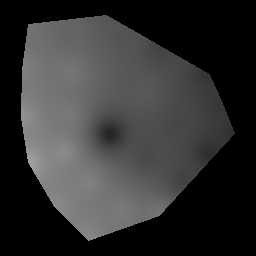
#> input picture regional_heightmap_pred_absolute.png, 256 x 256 px
$ python build_full_face_prototype.py
#> lines starting #> are read from the running program, lines starting #| are printed output that depends on the picture; after the words box and inside, x2 and y2 are one past the last pixel; in counts of white or black regions, pixels touching at a corner belong together
from __future__ import annotations

import argparse
import json
from pathlib import Path

import cv2
import numpy as np


DEFAULT_LAYOUT = {
    "canvas_size": [1024, 1024],
    "background_value": 0,
    "face_oval": {
        "center_xy_norm": [0.50, 0.50],
        "axes_xy_norm": [0.28, 0.38],
        "rotation_deg": 0.0,
        "fill_value": 255
    },
    "cheek_patch": {
        "center_xy_norm": [0.34, 0.56],
        "size_xy_norm": [0.22, 0.24],
        "rotation_deg": -8.0,
        "feather_px": 18
    }
}


def load_or_create_layout(layout_path: Path | None, output_dir: Path) -> tuple[dict, Path]:
    if layout_path is not None and layout_path.exists():
        return json.loads(layout_path.read_text(encoding="utf-8")), layout_path
    final_path = layout_path if layout_path is not None else (output_dir / "full_face_prototype_layout.json")
    if not final_path.exists():
        final_path.write_text(json.dumps(DEFAULT_LAYOUT, indent=2), encoding="utf-8")
    return json.loads(final_path.read_text(encoding="utf-8")), final_path


def make_face_mask(canvas_h: int, canvas_w: int, layout: dict) -> np.ndarray:
    mask = np.zeros((canvas_h, canvas_w), dtype=np.uint8)
    oval = layout["face_oval"]
    cx = int(round(oval["center_xy_norm"][0] * canvas_w))
    cy = int(round(oval["center_xy_norm"][1] * canvas_h))
    ax = int(round(oval["axes_xy_norm"][0] * canvas_w))
    ay = int(round(oval["axes_xy_norm"][1] * canvas_h))
    rot = float(oval["rotation_deg"])
    cv2.ellipse(mask, (cx, cy), (ax, ay), rot, 0, 360, 255, -1, lineType=cv2.LINE_AA)
    return mask


def resize_and_rotate_patch(patch: np.ndarray, target_w: int, target_h: int, rotation_deg: float) -> np.ndarray:
    resized = cv2.resize(patch, (target_w, target_h), interpolation=cv2.INTER_CUBIC)
    center = (target_w / 2.0, target_h / 2.0)
    m = cv2.getRotationMatrix2D(center, rotation_deg, 1.0)
    rotated = cv2.warpAffine(
        resized,
        m,
        (target_w, target_h),
        flags=cv2.INTER_CUBIC,
        borderMode=cv2.BORDER_CONSTANT,
        borderValue=0,
    )
    return rotated


def build_patch_alpha(rotated_patch: np.ndarray, feather_px: int) -> np.ndarray:
    alpha = np.zeros_like(rotated_patch, dtype=np.uint8)
    alpha[rotated_patch > 0] = 255
    if feather_px > 0:
        k = feather_px * 2 + 1
        alpha = cv2.GaussianBlur(alpha, (k, k), 0)
    return alpha.astype(np.float32) / 255.0


def paste_patch(canvas: np.ndarray, face_mask: np.ndarray, patch: np.ndarray, alpha: np.ndarray, x0: int, y0: int) -> np.ndarray:
    out = canvas.copy()
    h, w = patch.shape
    x1 = x0 + w
    y1 = y0 + h

    if x0 < 0 or y0 < 0 or x1 > canvas.shape[1] or y1 > canvas.shape[0]:
        raise ValueError("Cheek patch placement goes outside the canvas. Adjust the layout JSON.")

    roi = out[y0:y1, x0:x1].astype(np.float32)
    face_roi = (face_mask[y0:y1, x0:x1] > 0).astype(np.float32)
    final_alpha = alpha * face_roi

    patch_f = patch.astype(np.float32)
    blended = roi * (1.0 - final_alpha) + patch_f * final_alpha
    out[y0:y1, x0:x1] = np.clip(blended, 0, 255).astype(np.uint8)
    return out


def make_debug_overlay(face_img: np.ndarray, face_mask: np.ndarray, box_xyxy: tuple[int, int, int, int]) -> np.ndarray:
    debug = cv2.cvtColor(face_img, cv2.COLOR_GRAY2BGR)
    debug[face_mask == 0] = (0, 0, 0)
    x0, y0, x1, y1 = box_xyxy
    cv2.rectangle(debug, (x0, y0), (x1, y1), (0, 255, 255), 2)
    cv2.putText(
        debug,
        "Cheek patch box (anatomical right cheek)",
        (max(10, x0 - 20), max(25, y0 - 12)),
        cv2.FONT_HERSHEY_SIMPLEX,
        0.55,
        (0, 255, 255),
        2,
        cv2.LINE_AA,
    )
    return debug


def main() -> None:
    parser = argparse.ArgumentParser(
        description="Build a simple full-face prototype image by placing a cheek height map onto an anatomical-right-cheek face canvas."
    )
    parser.add_argument(
        "--source",
        type=Path,
        default=Path("regional_heightmap_pred_absolute.png"),
        help="Cheek source PNG to place onto the full-face prototype.",
    )
    parser.add_argument(
        "--output-dir",
        type=Path,
        default=Path("full_face_prototype"),
        help="Folder to save the prototype outputs.",
    )
    parser.add_argument(
        "--layout",
        type=Path,
        default=None,
        help="Optional JSON layout config. If omitted, a default layout JSON is created.",
    )
    args = parser.parse_args()

    if not args.source.exists():
        raise FileNotFoundError(f"Source cheek map not found: {args.source}")

    output_dir = args.output_dir
    output_dir.mkdir(parents=True, exist_ok=True)

    layout, layout_path = load_or_create_layout(args.layout, output_dir)
#> (reads full_face_prototype/full_face_prototype_layout.json from the repository)

    cheek_img = cv2.imread(str(args.source), cv2.IMREAD_GRAYSCALE)
#> cheek_img is the input picture: shape (256, 256); min 0, max 160, mean 49.7
    if cheek_img is None:
        raise RuntimeError(f"Could not read cheek source image: {args.source}")

    canvas_w, canvas_h = layout["canvas_size"]
    canvas = np.full((canvas_h, canvas_w), int(layout["background_value"]), dtype=np.uint8)

    face_mask = make_face_mask(canvas_h, canvas_w, layout)
    face_fill = int(layout["face_oval"]["fill_value"])
    canvas[face_mask > 0] = face_fill

    cheek_cfg = layout["cheek_patch"]
    patch_w = int(round(cheek_cfg["size_xy_norm"][0] * canvas_w))
    patch_h = int(round(cheek_cfg["size_xy_norm"][1] * canvas_h))
    rotation_deg = float(cheek_cfg["rotation_deg"])
    feather_px = int(cheek_cfg["feather_px"])

    rotated_patch = resize_and_rotate_patch(cheek_img, patch_w, patch_h, rotation_deg)
#> in resize_and_rotate_patch, `rotated = cv2.warpAffine( resized, m, (target_w, target_h), flags=cv2...`:
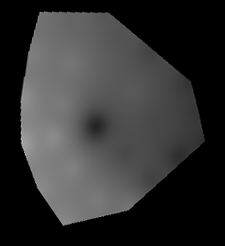
#> rotated: shape (246, 225); min 0, max 193, mean 49.8
    alpha = build_patch_alpha(rotated_patch, feather_px)
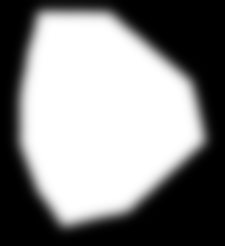
#> alpha: shape (246, 225) float32; min 0, max 1, mean 0.525

    cx = int(round(cheek_cfg["center_xy_norm"][0] * canvas_w))
    cy = int(round(cheek_cfg["center_xy_norm"][1] * canvas_h))
    x0 = cx - patch_w // 2
    y0 = cy - patch_h // 2
    x1 = x0 + patch_w
    y1 = y0 + patch_h

    prototype = paste_patch(canvas, face_mask, rotated_patch, alpha, x0, y0)
#> in paste_patch, `out = canvas.copy()`:
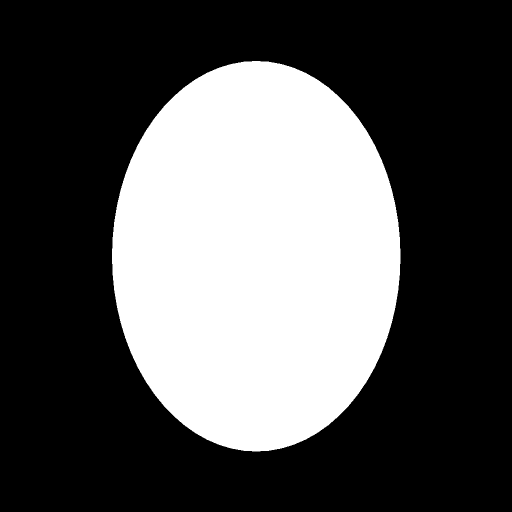
#> out: shape (1024, 1024) (shown at 1/2 size); 33.7% white; 1 white region, box (x1, y1, x2, y2) and area: (224, 122, 801, 903) 353207
#> in paste_patch, `roi = out[y0:y1, x0:x1].astype(np.float32)`:
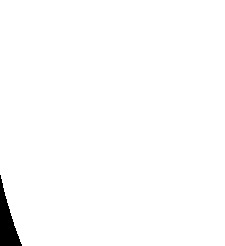
#> roi: shape (246, 225) float32; 98.7% white; 1 black region, box (x1, y1, x2, y2) and area: (0, 175, 22, 246) 732
#> in paste_patch, `blended = roi * (1.0 - final_alpha) + patch_f * final_alpha`:
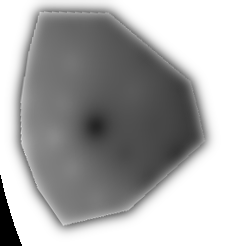
#> blended: shape (246, 225) float32; min 0, max 255, mean 165.2
#> in paste_patch, `out[y0:y1, x0:x1] = np.clip(blended, 0, 255).astype(np.uint8)`:
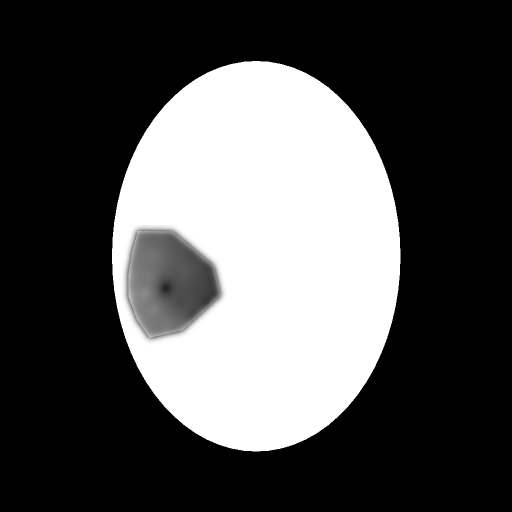
#> out: shape (1024, 1024) (shown at 1/2 size); 3.81% of pixels changed, all inside (x1, y1, x2, y2) = (240, 450, 457, 692)
    debug = make_debug_overlay(prototype, face_mask, (x0, y0, x1, y1))
#> in make_debug_overlay, `cv2.putText( debug, "Cheek patch box (anatomical right cheek)", (max(1..`:
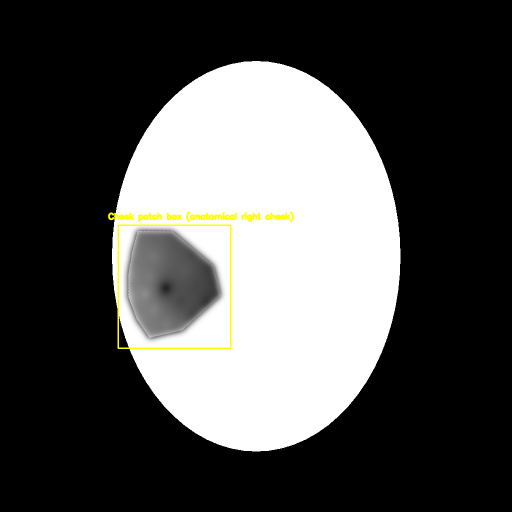
#> debug: shape (1024, 1024, 3) (shown at 1/2 size); mean B, G, R 80, 81.4, 81.4

    out_main = output_dir / "full_face_prototype.png"
    out_debug = output_dir / "full_face_prototype_debug.png"
    out_summary = output_dir / "full_face_prototype_summary.json"

    cv2.imwrite(str(out_main), prototype)
    cv2.imwrite(str(out_debug), debug)

    summary = {
        "description": "Simple full-face prototype generated from a single cheek height map source.",
        "source_cheek_map": str(args.source),
        "canvas_size": [canvas_w, canvas_h],
        "side": "anatomical right cheek of the face (viewer-left on a front-facing image)",
        "layout_json": str(layout_path),
        "notes": [
            "This is a prototype full-face image, not a measured full-face deformation map.",
            "Only the cheek region comes from recorded deformation.",
            "The rest of the face is left at the neutral fill value.",
            "Later, the layout JSON can be edited to better match the renderer texture/layout."
        ],
        "outputs": {
            "prototype_png": str(out_main),
            "debug_png": str(out_debug),
            "layout_json": str(layout_path),
        },
    }
    out_summary.write_text(json.dumps(summary, indent=2), encoding="utf-8")

    print("=" * 72)
    print("Created simple full-face prototype")
    print(f"Source cheek map: {args.source}")
    print(f"Canvas size: {canvas_w}x{canvas_h}")
    print("Saved:")
    print(f"  {out_main}")
    print(f"  {out_debug}")
    print(f"  {layout_path}")
    print(f"  {out_summary}")
    print("=" * 72)


if __name__ == "__main__":
    main()
